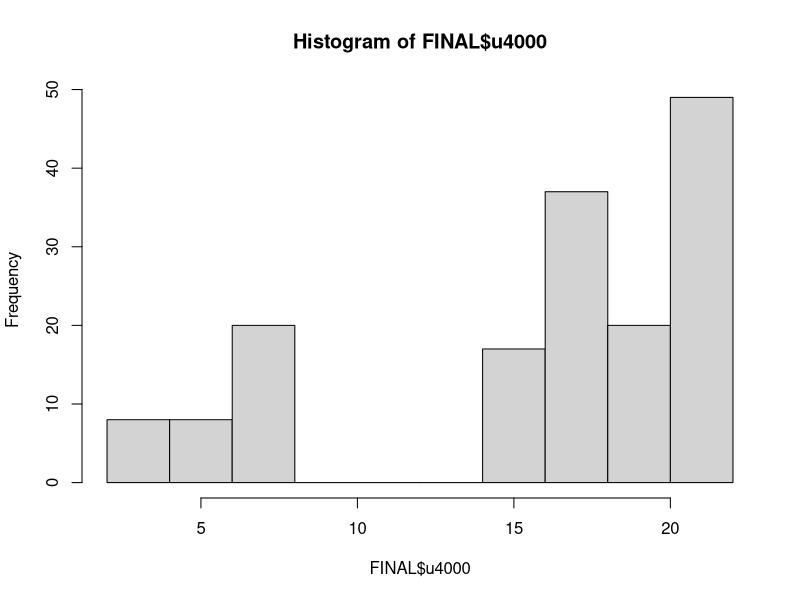
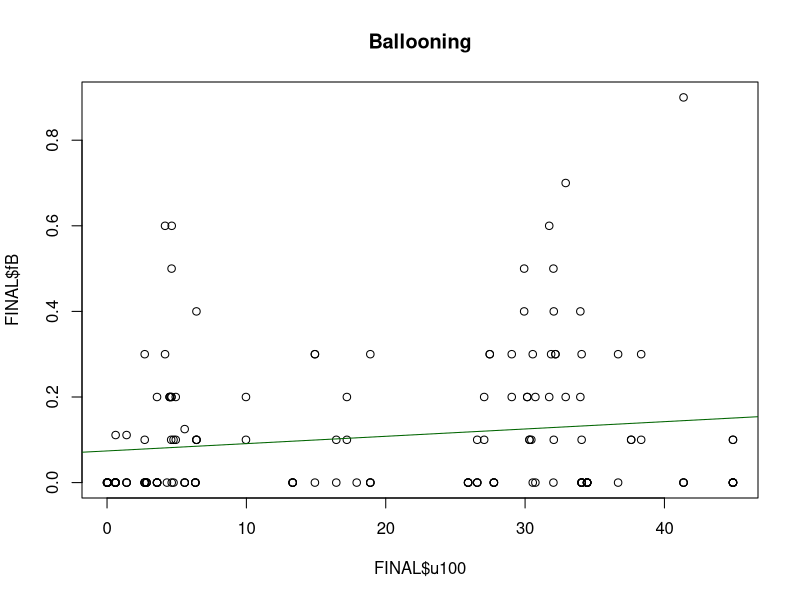

Source code (R) for these figures, in order: (Note: this script raises an error after producing the figures.)
## ---- chunk 1
setwd("pathway")
library(readxl)
library(lme4)
library(nlme)
FINAL <- read_excel("dispersal_urbanisation_behavioural data_Belgium.xlsx")
FINAL$u50<- as.numeric(FINAL$u50)
FINAL$u100<- as.numeric(FINAL$u100)
FINAL$u250<- as.numeric(FINAL$u250)
FINAL$u500<- as.numeric(FINAL$u500)
FINAL$u1000<- as.numeric(FINAL$u1000)
FINAL$u2000<- as.numeric(FINAL$u2000)
FINAL$u4000<- as.numeric(FINAL$u4000)
summary(FINAL)


## ---- chunk 2

cor.test(FINAL$fB,FINAL$fR)

model1 <- glmer(NB/Btot ~  nest + u50 + (1 | ID),data=FINAL, family = binomial)
summary(model1)


model5 <- glmer(NB/Btot ~  nest + u100 + (1 | ID),data=FINAL, family = binomial)
summary(model5)

model6 <- glmer(NB/Btot ~ nest +  u250 + (1 | ID),data=FINAL, family = binomial)
summary(model6)


model7 <- glmer(NB/Btot ~ nest +  u500 + (1 | ID),data=FINAL, family = binomial)
summary(model7)


model8 <- glmer(NB/Btot ~ nest +  u1000 + (1 | ID),data=FINAL, family = binomial)
summary(model8)


model9 <- glmer(NB/Btot ~  nest + u2000 + (1 | ID),data=FINAL, family = binomial)
summary(model9)


model10 <- glmer(NB/Btot ~ nest +  u4000  + (1 | ID),data=FINAL, family = binomial)
summary(model10)


## ---- chunk 3

model3 <- glmer(NR/Rtot ~  nest + u50 + (1 | ID),data=FINAL, family = binomial)
summary(model3)


model4 <- glmer(NR/Rtot ~  nest + u100 + (1 | ID),data=FINAL, family = binomial)
summary(model4)

model5 <- glmer(NR/Rtot ~   u250+ nest+ (1 | ID),data=FINAL, family = binomial)
summary(model5)

model6 <- glmer(NR/Rtot ~   u500+ nest+ (1 | ID),data=FINAL, family = binomial)
summary(model6)

model7 <- glmer(NR/Rtot ~   u1000+ nest+ (1 | ID),data=FINAL, family = binomial)
summary(model7)

model8 <- glmer(NR/Rtot ~   u2000+ nest+ (1 | ID),data=FINAL, family = binomial)
summary(model8)

model9 <- glmer(NR/Rtot ~   u4000+ nest+ (1 | ID),data=FINAL, family = binomial)
summary(model9)

model9 <- glmer(NR/Rtot ~   u4000+ u50 + nest+ (1 | ID),data=FINAL, family = binomial)
summary(model9)

## ---- chunk 4
model1 <- glmer(NT/Ttot ~  nest + (1 | ID),data=FINAL, family = binomial)
summary(model1)

model2 <- glmer(NT/Ttot ~  groep + nest + u100 + (1 | ID),data=FINAL, family = binomial)
summary(model2)

model3 <- glmer(NT/Ttot ~  nest + u4000 + (1 | ID),data=FINAL, family = binomial)
summary(model3)


model4 <- glmer(NT/Ttot ~  nest + u100 + (1 | ID),data=FINAL, family = binomial)
summary(model4)

model5 <- glmer(NT/Ttot ~   u100 + (1 | ID),data=FINAL, family = binomial)
summary(model5)
## ---- chunk 5
library(scales)
library(ggthemes)
library(ggplot2)
library(patchwork)


hist(FINAL$u4000)
FINAL <- within(FINAL, {   
  urban.cat <- NA # need to initialize variable
  urban.cat [u4000 < 10] <- "R"
  urban.cat[u4000 > 10] <- "U"
   } )



model1 <- glmer(NT/Ttot ~  urban.cat + nest + (1 | ID),data=FINAL, family = binomial)
summary(model1)

model2 <- glmer(fB/Btot ~  urban.cat + nest + (1 | ID),data=FINAL, family = binomial)
summary(model2)

model3 <- glmer(fR/Rtot ~  urban.cat +  (1 | ID),data=FINAL, family = binomial)
summary(model3)


plot(FINAL$u100,FINAL$fB, main="Ballooning")
reg<-lm(FINAL$fB ~ FINAL$u100)
reg
abline(reg, col = "darkgreen")

cor(fB,fR)

plot(FINAL$u4000,FINAL$fR, main="Rapelling")
reg<-lm(FINAL$fR ~ FINAL$u4000)
reg
abline(reg, col = "darkred")


plot(FINAL$u50,FINAL$fR, main="Rapelling")
reg<-lm(FINAL$fR ~ FINAL$u50)
reg
abline(reg, col = "darkred")


ggplot(FINAL, aes(u4000,fR))+theme_bw()+
    geom_point(position = position_jitter(w = 2, h = 0.05), size=3) +
    geom_smooth(colour="red") + xlab("urbanisation") +
    ylab("Proportion rappelling")
